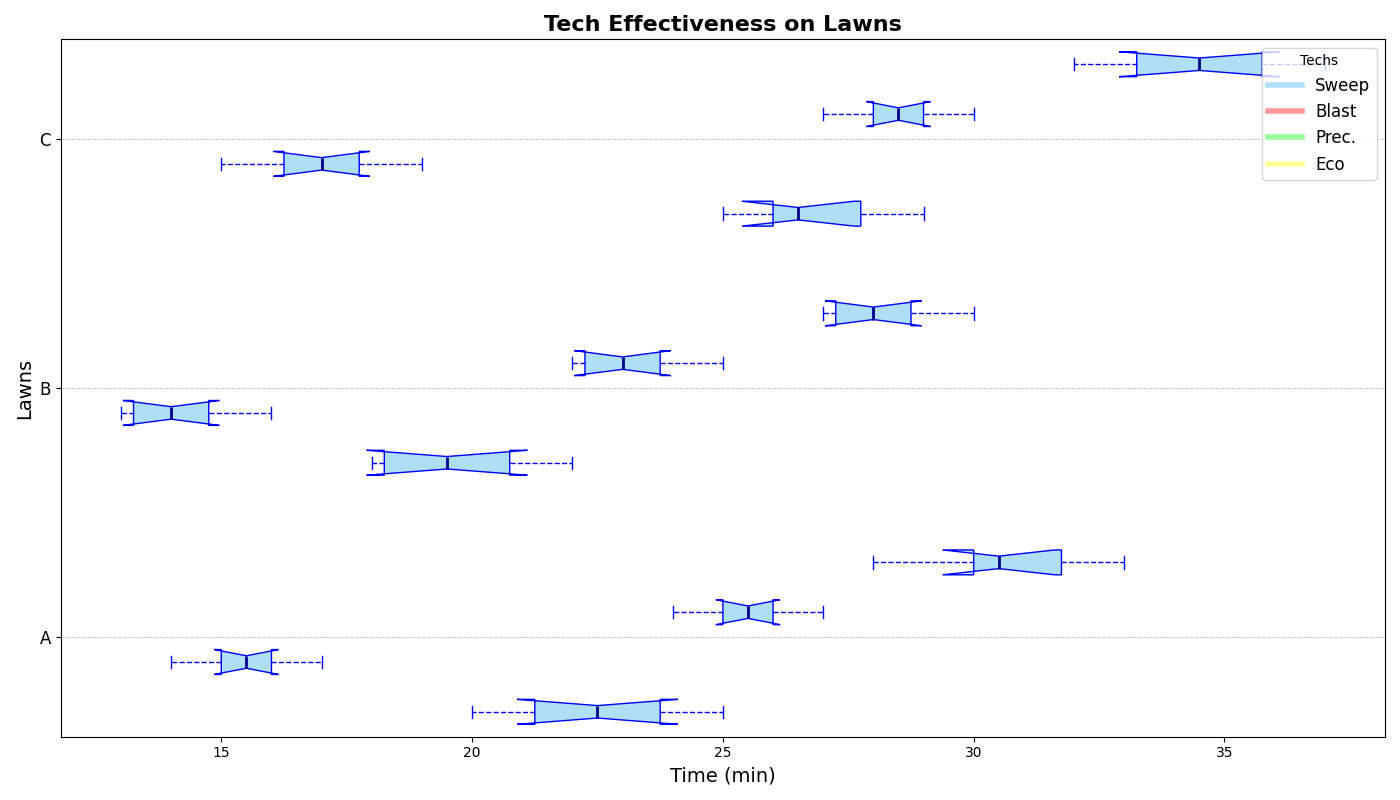

The script that drew this image:
import matplotlib.pyplot as plt

# Shortened group and axis labels
techniques = ['Sweep', 'Blast', 'Prec.', 'Eco']
lawns = ['A', 'B', 'C']

sweep_data = [
    [20, 22, 23, 21, 24, 25],
    [18, 20, 18, 21, 19, 22],
    [25, 27, 26, 28, 26, 29]
]

blast_data = [
    [15, 16, 14, 17, 15, 16],
    [14, 13, 15, 14, 13, 16],
    [17, 16, 18, 17, 15, 19]
]

precision_data = [
    [25, 26, 24, 27, 25, 26],
    [23, 22, 24, 23, 22, 25],
    [28, 29, 27, 30, 28, 29]
]

eco_mode_data = [
    [30, 32, 28, 31, 30, 33],
    [28, 27, 29, 28, 27, 30],
    [35, 34, 32, 36, 33, 37]
]

box_data = [
    sweep_data[0], blast_data[0], precision_data[0], eco_mode_data[0],
    sweep_data[1], blast_data[1], precision_data[1], eco_mode_data[1],
    sweep_data[2], blast_data[2], precision_data[2], eco_mode_data[2]
]

positions = [1, 2, 3, 4, 6, 7, 8, 9, 11, 12, 13, 14]

fig, ax = plt.subplots(figsize=(14, 8))

boxprops = dict(facecolor='#AEDFF7', color='blue')
whiskerprops = dict(color='blue', linestyle='--')
capprops = dict(color='blue')
flierprops = dict(markerfacecolor='red', marker='o', markersize=8, linestyle='none')
medianprops = dict(color='darkblue', linewidth=2)

ax.boxplot(box_data, positions=positions, patch_artist=True, notch=True,
           boxprops=boxprops, whiskerprops=whiskerprops,
           capprops=capprops, flierprops=flierprops,
           medianprops=medianprops, vert=False)

ax.set_yticks([2.5, 7.5, 12.5])
ax.set_yticklabels(lawns, fontsize=12)
ax.set_ylabel("Lawns", fontsize=14)
ax.set_xlabel("Time (min)", fontsize=14)

plt.title("Tech Effectiveness on Lawns", fontsize=16, fontweight='bold')
ax.yaxis.grid(True, linestyle='--', linewidth=0.7, alpha=0.7)

colors = ['#AEDFF7', '#FF9999', '#99FF99', '#FFFF99']
patches = [plt.Line2D([0], [0], color=color, lw=4) for color in colors]
plt.legend(patches, techniques, loc='upper right', fontsize=12, title="Techs")

plt.tight_layout()
plt.show()
